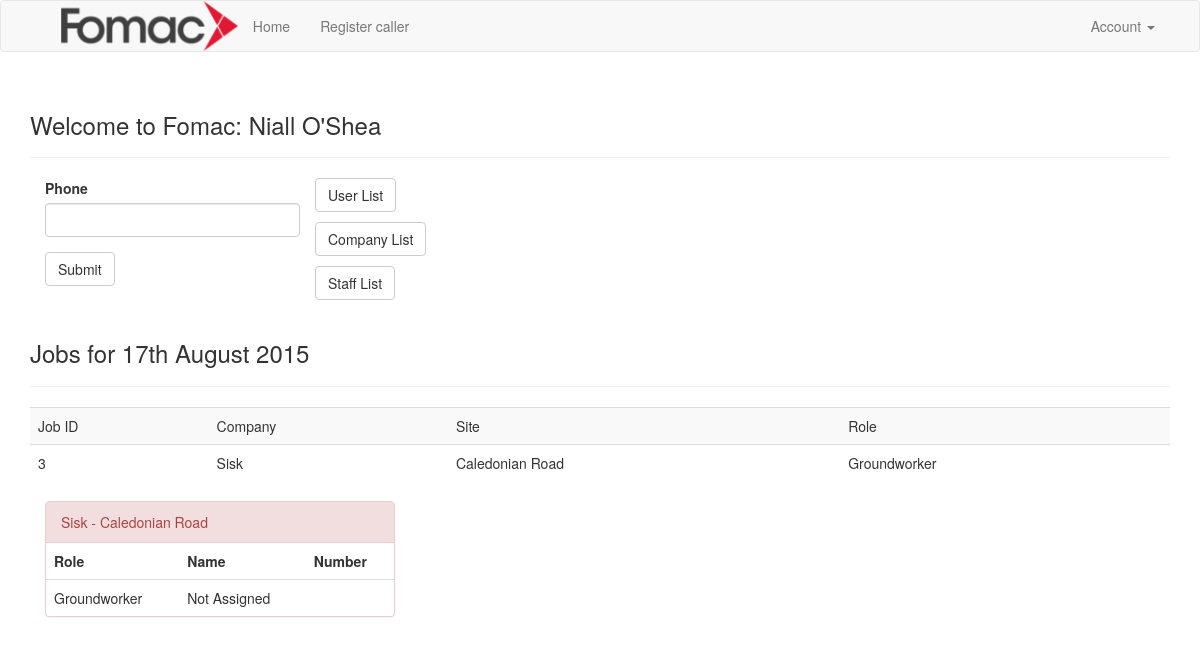
Page / (signed in) on the earlier database version.
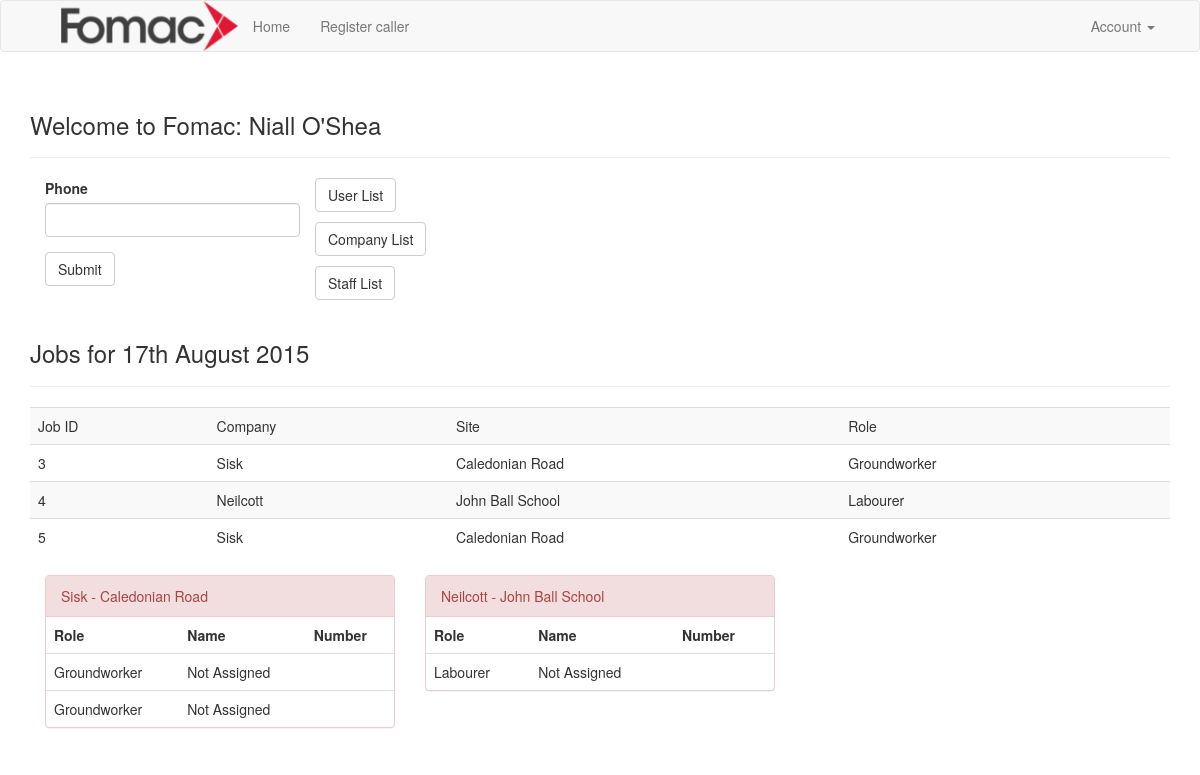
Same page on the later database version.
### app/models.py (models this page shows, shortened)
class Job(db.Model):
    __tablename__ = 'jobs'
    id = db.Column(db.Integer, primary_key=True)
    site_id = db.Column(db.Integer, db.ForeignKey('sites.id'))
    role_id = db.Column(db.Integer, db.ForeignKey('roles.id'))
    user_id = db.Column(db.Integer, db.ForeignKey('users.id'))
    start_date = db.Column(db.Date)
    end_date = db.Column(db.Date)

class Company(db.Model):
    __tablename__ = 'company'
    id = db.Column(db.Integer, primary_key=True)
    name = db.Column(db.String(64))
    sites = db.relationship('Site', backref='company', lazy='dynamic')
    managers = db.relationship('SiteManager', backref='company', lazy='dynamic')
    class Meta:
        ordering = (('id', 'desc'),)

class Site(db.Model):
    __tablename__ = 'sites'
    id = db.Column(db.Integer, primary_key=True)
    name = db.Column(db.String(32))
    address = db.Column(db.String(64))
    postcode = db.Column(db.String(16))
    start_time = db.Column(db.String(8))
    company_id = db.Column(db.Integer, db.ForeignKey('company.id'))
    site_manager = db.relationship('SiteManager', backref='site', lazy='dynamic')
    jobs = db.relationship('Job', backref='site', lazy='dynamic')

class Role(db.Model):
    __tablename__ = 'roles'
    id = db.Column(db.Integer, primary_key=True)
    name = db.Column(db.String(64))
    department = db.Column(db.String(16))
    rate = db.Column(db.String(16))
    users = db.relationship('User', backref='role', lazy='dynamic')
    job_id = db.relationship('Job', backref='role', lazy='dynamic')

### app/main/views.py (the view, shortened to what this page needs)
@main.route('/', methods=['GET', 'POST'])
def index():
    if current_user.is_authenticated():
        form = LookupForm()
        tomorrow = date.today() + timedelta(days=1)
        jobs = Job.query.filter_by(start_date=tomorrow).all()
        sites = []
        for job in jobs:
            sites.append(job.site)
        sites = list(set(sites))
        return render_template('index.html', form=form, jobs=jobs, sites=sites, tomorrow=tomorrow)
    else:
        return redirect(url_for('auth.login'))

### app/main/forms.py
class LookupForm(Form):
    phone = StringField(u'Phone')
    submit = SubmitField(u'Submit')

### app/models.py (called while the page is built)
@login_manager.user_loader
def load_user(staff_id):
    return Staff.query.get(int(staff_id))

### app/templates/index.html (shortened to what this page needs)
 {% extends "base.html" %}
{% import "bootstrap/wtf.html" as wtf %}
{% block page_content %}
<div class="page-header">
    <h3>Welcome to Fomac: {% if current_user.is_authenticated() %}{{ current_user.name }}
    {% else %}
    Please login to access
    {% endif %}</h3>
</div>
    {% if not current_user.is_authenticated() %}
    <a class="btn btn-danger" href="{{ url_for('auth.login') }}">Login</a>
    {% else %}
    <div class='col-md-3'>{{ wtf.quick_form(form) }}</div>
    <p><a class="btn btn-default" href="{{ url_for('reg.index') }}">User List</a></p>
    <p><a class="btn btn-default" href="{{ url_for('company.company_index') }}">Company List</a></p>
    <p><a class="btn btn-default"href="{{ url_for('auth.list_staff') }}">Staff List</a></p>
    {% endif %}
<div>
    <div class="page-header"><h3>Jobs for {{ moment().format('Do MMMM YYYY') }}</h3></div>
    <table class="table table-striped">
        <tr>
            <td>Job ID</td>
            <td>Company</td>
            <td>Site</td>
            <td>Role</td>
        </tr>
        {% for job in jobs %}
        <tr>
            <td>{{ job.id }}</td>
            <td>{{ job.site.company.name }}</td>
            <td>{{ job.site.name }}</td>
            <td>{{ job.role.name }}</td>
        </tr>
        {% endfor %}
    </table>
</div>
{% for site in sites %}
<div class="col-md-4">
    <div class="panel panel-danger">
        <div class="panel-heading">{{ site.company.name }} - {{ site.name }}</div>
        <table class="table table-hover">
        <tr>
            <th>Role</th>
            <th>Name</th>
            <th>Number</th>
        </tr>
        {% for job in site.jobs.filter_by(start_date=tomorrow).all() %}
        <tr>
            <td>{{ job.role.name }}</td>
            <td>{% if job.user is none %}
                    Not Assigned
                {% else %}
                    {{ job.user.name }}
                {% endif %}</td>
            <td>{{ job.user.phone_1 }}</td>
        </tr>
        {% endfor %}
        </table>
    </div>
</div>
{% endfor %}
{% endblock %}

Differences in the rows shown:
added Job: id "4", site.company.name "Neilcott", site.name "John Ball School", role.name "Labourer"
added Job: id "5", site.company.name "Sisk", site.name "Caledonian Road", role.name "Groundworker"
now on this page (row unchanged): Site: company.name "Neilcott", name "John Ball School"
